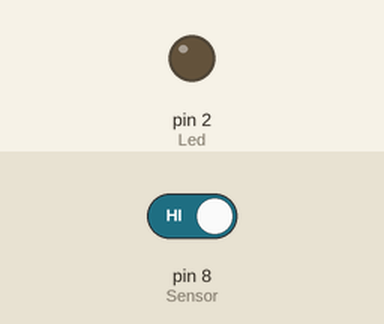
Simulated run of this sketch. Board: Arduino Uno, built with avr-gcc and run on an emulated ATmega328P. Shown: output pins drawn as LEDs (lit = HIGH). The inputs (shaded band) are chosen by the test bench; at power-on: pin 8 (Sensor) HIGH.

Above: at 1.2 s.
1.3 s: pin 8 (Sensor) driven LOW
At 2.4 s:
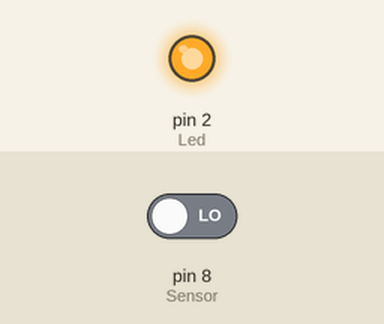
2.8 s: pin 8 (Sensor) driven HIGH
At 3.5 s:
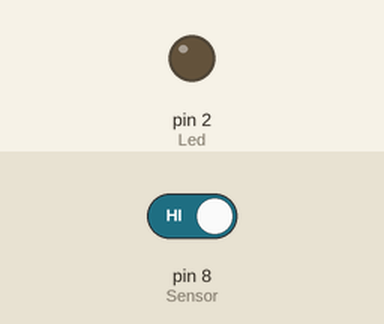
Timing chart, 0 to 5.8 s (numbered marks = the images above; inputs shaded):
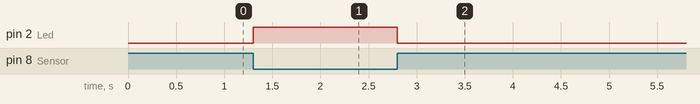

Measured:
- after the input at 1.3 s, pin 2 (Led): LOW → HIGH at once
- after the input at 2.8 s, pin 2 (Led): HIGH → LOW at once

The sketch:

magnet_detector.ino
```cpp
int Led = 2 ;// Declaration of the LED output pin
int Sensor = 8; // Declaration of the sensor input pin
int val; // Temporary Variable

void setup ()
{
 pinMode (Led, OUTPUT) ; // Initialization of output pin
 pinMode (Sensor, INPUT) ; // Sensor pin initialization
 digitalWrite(Sensor, HIGH); // Activation of internal pull-up resistor
}

void loop ()
{
 val = digitalRead (Sensor) ; // The current signal at the sensor is read out

 if (val == HIGH) // If a signal could be detected, the LED is switched on.
 {
 digitalWrite (Led, LOW);
 Serial.println("detect");
 }
 else
 {
 digitalWrite (Led, HIGH);
 }
}
```
